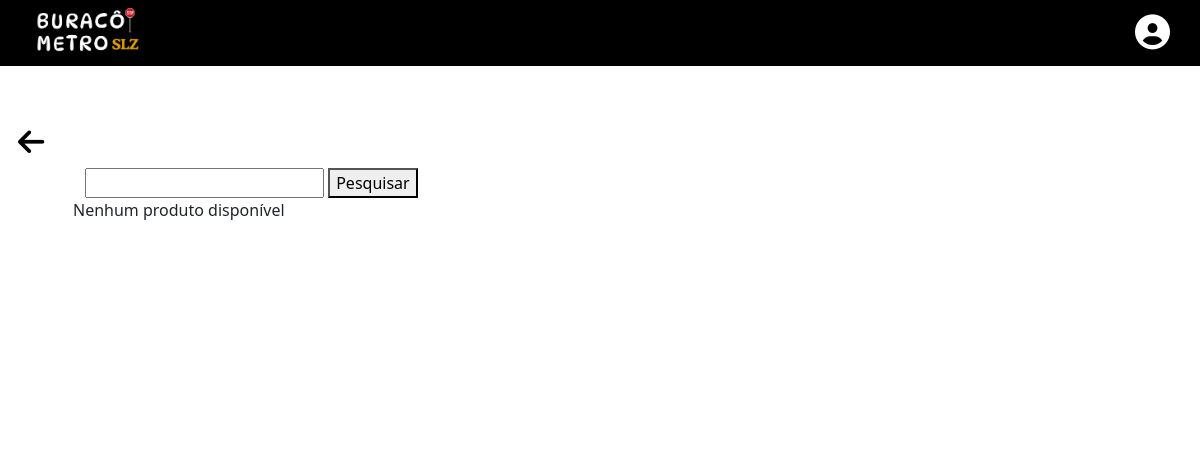
/buracos/ver-buracos (signed in), run on an earlier commit of the app's database.
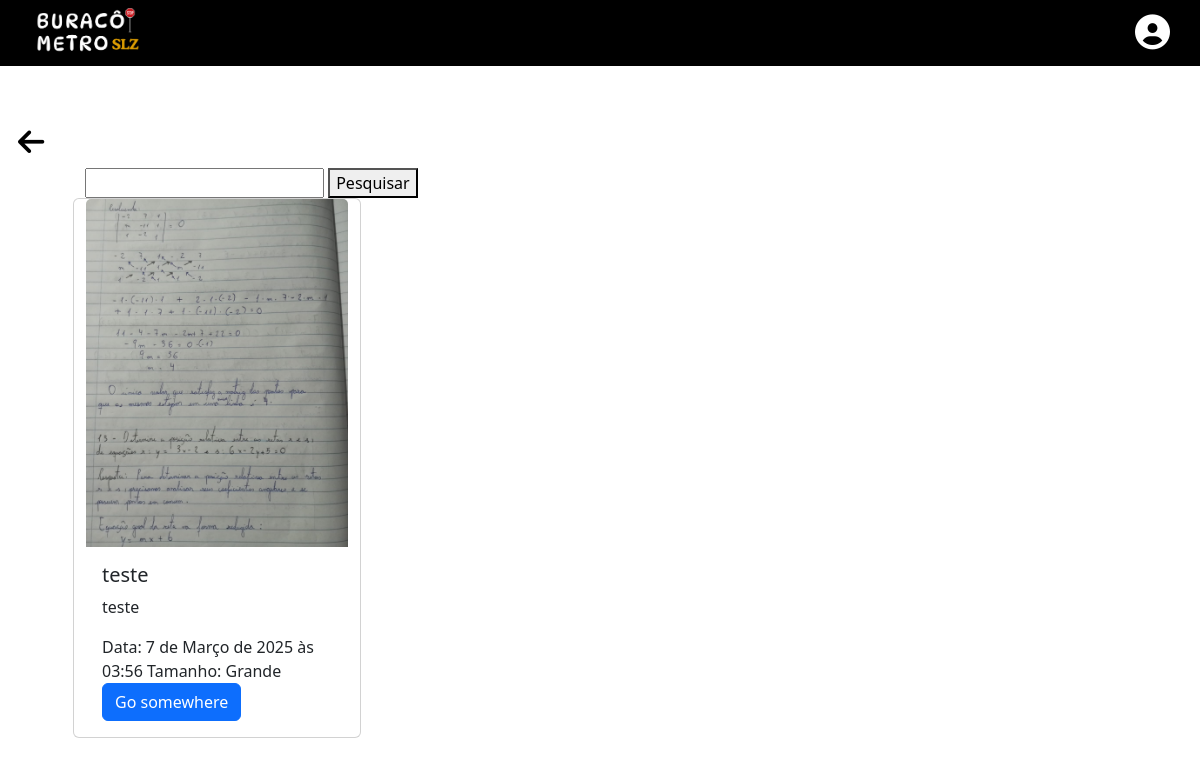
And on a later commit of the database.
### buracos/models.py (models this page shows, shortened)
class Buraco(models.Model):
    titulo = models.CharField(max_length=255)
    descricao = models.TextField()
    local = models.CharField(max_length=255)
    endereco = models.CharField(max_length=255)
    url_imagem = models.URLField()
    tamanho = models.SmallIntegerField(default=1)
    data_atual = models.DateTimeField(auto_now_add=True)
    created_at = models.DateTimeField(auto_now_add=True)  # Data e hora de criação (preenchido automaticamente)
    updated_at = models.DateTimeField(auto_now=True)  # Data e hora de última atualização (atualizado automaticamente)

### buracos/views.py (the view)
# urls.py: path('/ver-buracos', verBuracosView, name='verBuracosView'),
def verBuracosView(request):
    buracos = Buraco.objects.all()
    variaveis = {
        'rows': buracos,
    }
    return render(request, 'buracos/ver-buracos.html', variaveis)

### buracos/templates/buracos/ver-buracos.html (shortened to what this page needs)
{% extends 'buracos/template.html' %}
{% load static %}
{% block content %}
<div>
    <input type="text">
    <button>Pesquisar</button>
</div>
<div class="row">
    {% for row in rows %}
        <div class="card" style="width: 18rem;">
            <img src="{% static '/image-users/' %}{{row.url_imagem}}" class="card-img-top" alt="...">
            <div class="card-body">
                <h5 class="card-title">{{row.titulo}}</h5>
                <p class="card-text">{{row.descricao}}</p>
                <span>Data: {{row.data_atual}}</span>
                <span>Tamanho: </span>
                {% if row.tamanho == 1 %}
                    Pequeno
                {% elif row.tamanho == 2 %}
                    Médio
                {% elif row.tamanho == 3 %}
                    Grande
                {% elif row.tamanho == 4 %}
                    Grotesco
                {% endif %}
                <a href="#" class="btn btn-primary">Go somewhere</a>
            </div>
        </div>
    {% empty %}
        Nenhum produto disponível
    {% endfor %}
</div>
{% endblock%}

What changed in the data, as far as the page shows it:
added Buraco: url_imagem (picture), titulo "teste", descricao "teste", data_atual "7 de Março de 2025 às 03:56", tamanho "Grande"
Also different on the page:
text no longer shown: "Nenhum produto disponível"
